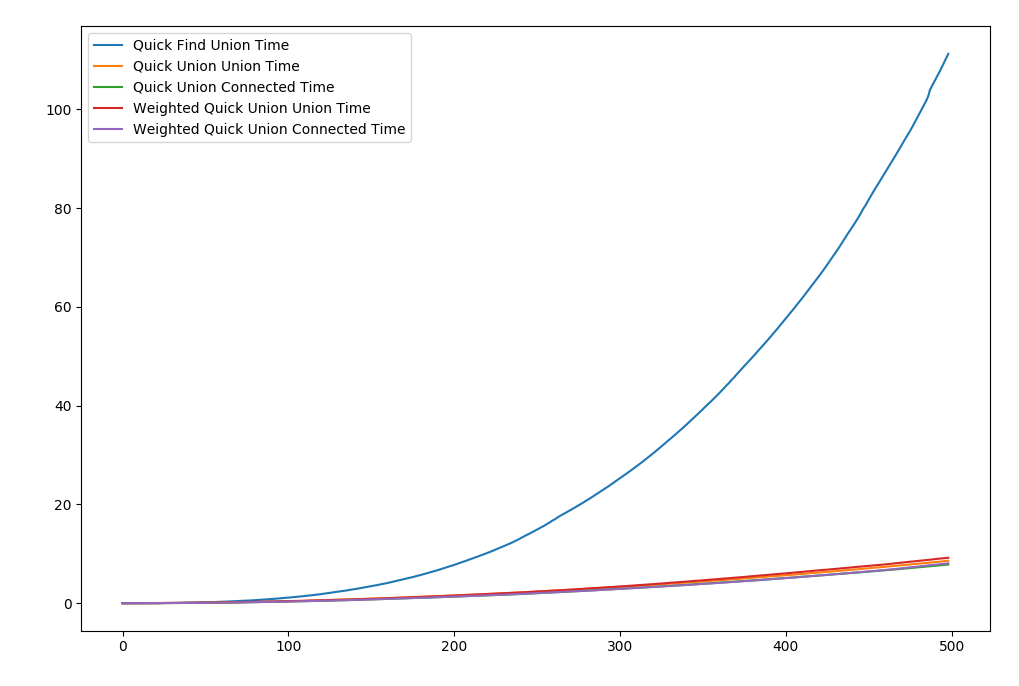

Here is the Python script that generated this plot:
#!/usr/bin/env python
"""WeightedQuickUnion/Union/Quick Find"""
__author__ = "Roman S"
__copyright__ = "Copyleft"

import sys
import time
import random
import numpy
import matplotlib.pyplot as plt

STEPS = 500

class QuickFind:    
    def __init__(self, n):
        self.n = n
        self.arr = numpy.arange(n, dtype=int)

    def union(self, a, b):
        if a < self.n and b < self.n:
            aid = self.arr[a]
            self.arr[a] = self.arr[b]
            for i in range(0, self.n):
                if aid == self.arr[i]:
                    self.arr[i] = self.arr[b]
        else:
            print("Overflow Exception")

    def connected(self, a, b):
        if a < self.n and b < self.n:
            return self.arr[a] == self.arr[b]
        else:
            print("Overflow Exception")


class QuickUnion:
    def __init__(self, n):
        self.n = n
        self.arr = numpy.arange(n, dtype=int)

    def root(self, i):
        while i != self.arr[i]:
            i = self.arr[i]
        return i

    def union(self, a, b):
        if a < self.n and b < self.n:
            root_a = self.root(a)
            self.arr[root_a] = self.root(b)
        else:
            print("Overflow Exception")

    def connected(self, a, b):
        if a < self.n and b < self.n:
            return self.root(a) == self.root(b)
        else:
            print("Overflow Exception")


class WeightedQuickUnion:
    def __init__(self, n):
        self.arr_weigths = {}
        self.n = n
        self.arr = numpy.arange(n, dtype=int)

    def root(self, i):
        while i != self.arr[i]:
            i = self.arr[i]
        return i

    def union(self, a, b):
        if a < self.n and b < self.n:
            root_a = self.root(a)
            root_b = self.root(b)
            if self.arr_weigths.get(root_a, 1) < self.arr_weigths.get(root_b, 1):
                self.arr[root_a] = root_b
                self.arr_weigths[root_b] = self.arr_weigths.get(root_a, 1) + self.arr_weigths.get(root_b, 1)
            else:
                self.arr[root_b] = root_a
                self.arr_weigths[root_a] = self.arr_weigths.get(root_b, 1) + self.arr_weigths.get(root_a, 1)
        else:
            print("Overflow Exception")

    def connected(self, a, b):
        if a < self.n and b < self.n:
            return self.root(a) == self.root(b)
        else:
            print("Overflow Exception")


def quick_find_union_test(n):
    test = QuickFind(n)
    for i in range(0, n):
        test.union(i, random.randint(0, n-1))

def quick_union_union_test(n):
    test = QuickUnion(n)
    for i in range(0, n):
        test.union(i, random.randint(0, n-1))

def quick_union_connected_test(n):
    test = QuickUnion(n)
    for i in range(0, n):
        test.connected(i, random.randint(0, n-1))

def weighted_quick_union_union_test(n):
    test = WeightedQuickUnion(n)
    for i in range(0, n):
        test.union(i, random.randint(0, n-1))

def weighted_quick_union_connected_test(n):
    test = WeightedQuickUnion(n)
    for i in range(0, n):
        test.connected(i, random.randint(0, n-1))


def get_calc_time(func, steps):
    """Mesure computation time"""
    start_calc = time.process_time()
    result = []
    for i in range(1, steps):
        func(i)
        result.append(time.process_time()-start_calc)
    return result

def run_and_plot(steps):
    """Run & plot"""
    plot1 = get_calc_time(quick_find_union_test, steps)
    plot2 = get_calc_time(quick_union_union_test, steps)
    plot3 = get_calc_time(quick_union_connected_test, steps)

    plot4 = get_calc_time(weighted_quick_union_union_test, steps)
    plot5 = get_calc_time(weighted_quick_union_connected_test, steps)

    plt.plot(plot1, label="Quick Find Union Time")
    plt.plot(plot2, label="Quick Union Union Time")
    plt.plot(plot3, label="Quick Union Connected Time")
    plt.plot(plot4, label="Weighted Quick Union Union Time")
    plt.plot(plot5, label="Weighted Quick Union Connected Time")

    plt.tight_layout()
    plt.legend()
    plt.show()

def test():
    print('QuickFind')
    test1 = QuickFind(10)
    test1.union(3, 4)
    test1.union(3, 8)
    test1.union(3, 0)
    print(test1.connected(2, 3))
    print(test1.connected(4, 3))
    print(test1.arr)

    print('QuickUnion')
    test2 = QuickUnion(10)
    test2.union(3, 4)
    test2.union(3, 8)
    test2.union(3, 0)
    print(test2.connected(2, 3))
    print(test2.connected(4, 3))
    print(test2.arr)

    print('WeightedQuickUnion')
    test3 = WeightedQuickUnion(10)
    test3.union(3, 4)
    test3.union(3, 8)
    test3.union(3, 0)
    print(test3.connected(2, 3))
    print(test3.connected(4, 3))
    print(test3.arr)
    print(test3.arr_weigths)



if __name__ == '__main__':
    if len(sys.argv) > 1:
        print('Nope args')

    run_and_plot(STEPS)
    
